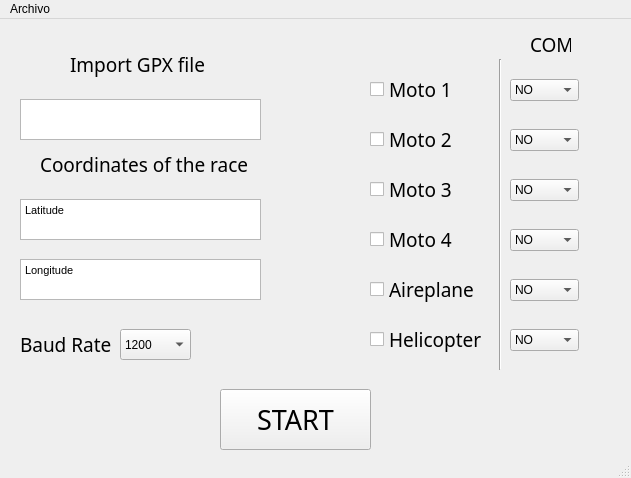
<?xml version="1.0" encoding="UTF-8"?>
<ui version="4.0">
 <class>MainWindow</class>
 <widget class="QMainWindow" name="MainWindow">
  <property name="geometry">
   <rect>
    <x>0</x>
    <y>0</y>
    <width>631</width>
    <height>478</height>
   </rect>
  </property>
  <property name="windowTitle">
   <string>MainWindow</string>
  </property>
  <widget class="QWidget" name="centralwidget">
   <widget class="QLabel" name="label">
    <property name="geometry">
     <rect>
      <x>70</x>
      <y>20</y>
      <width>141</width>
      <height>51</height>
     </rect>
    </property>
    <property name="font">
     <font>
      <family>3ds</family>
      <pointsize>14</pointsize>
     </font>
    </property>
    <property name="text">
     <string>Import GPX file</string>
    </property>
   </widget>
   <widget class="QPlainTextEdit" name="plainTextEdit">
    <property name="geometry">
     <rect>
      <x>20</x>
      <y>80</y>
      <width>241</width>
      <height>41</height>
     </rect>
    </property>
   </widget>
   <widget class="QLabel" name="label_2">
    <property name="geometry">
     <rect>
      <x>40</x>
      <y>110</y>
      <width>211</width>
      <height>71</height>
     </rect>
    </property>
    <property name="font">
     <font>
      <family>3ds</family>
      <pointsize>14</pointsize>
     </font>
    </property>
    <property name="text">
     <string>Coordinates of the race</string>
    </property>
   </widget>
   <widget class="QTextEdit" name="textEdit">
    <property name="geometry">
     <rect>
      <x>20</x>
      <y>180</y>
      <width>241</width>
      <height>41</height>
     </rect>
    </property>
    <property name="html">
     <string>&lt;!DOCTYPE HTML PUBLIC &quot;-//W3C//DTD HTML 4.0//EN&quot; &quot;http://www.w3.org/TR/REC-html40/strict.dtd&quot;&gt;
&lt;html&gt;&lt;head&gt;&lt;meta name=&quot;qrichtext&quot; content=&quot;1&quot; /&gt;&lt;style type=&quot;text/css&quot;&gt;
p, li { white-space: pre-wrap; }
&lt;/style&gt;&lt;/head&gt;&lt;body style=&quot; font-family:'MS Shell Dlg 2'; font-size:8.25pt; font-weight:400; font-style:normal;&quot;&gt;
&lt;p style=&quot; margin-top:0px; margin-bottom:0px; margin-left:0px; margin-right:0px; -qt-block-indent:0; text-indent:0px;&quot;&gt;Latitude&lt;/p&gt;&lt;/body&gt;&lt;/html&gt;</string>
    </property>
   </widget>
   <widget class="QTextEdit" name="textEdit_2">
    <property name="geometry">
     <rect>
      <x>20</x>
      <y>240</y>
      <width>241</width>
      <height>41</height>
     </rect>
    </property>
    <property name="html">
     <string>&lt;!DOCTYPE HTML PUBLIC &quot;-//W3C//DTD HTML 4.0//EN&quot; &quot;http://www.w3.org/TR/REC-html40/strict.dtd&quot;&gt;
&lt;html&gt;&lt;head&gt;&lt;meta name=&quot;qrichtext&quot; content=&quot;1&quot; /&gt;&lt;style type=&quot;text/css&quot;&gt;
p, li { white-space: pre-wrap; }
&lt;/style&gt;&lt;/head&gt;&lt;body style=&quot; font-family:'MS Shell Dlg 2'; font-size:8.25pt; font-weight:400; font-style:normal;&quot;&gt;
&lt;p style=&quot; margin-top:0px; margin-bottom:0px; margin-left:0px; margin-right:0px; -qt-block-indent:0; text-indent:0px;&quot;&gt;Longitude&lt;/p&gt;
&lt;p style=&quot;-qt-paragraph-type:empty; margin-top:0px; margin-bottom:0px; margin-left:0px; margin-right:0px; -qt-block-indent:0; text-indent:0px;&quot;&gt;&lt;br /&gt;&lt;/p&gt;&lt;/body&gt;&lt;/html&gt;</string>
    </property>
   </widget>
   <widget class="QCheckBox" name="checkBox">
    <property name="geometry">
     <rect>
      <x>370</x>
      <y>50</y>
      <width>131</width>
      <height>41</height>
     </rect>
    </property>
    <property name="font">
     <font>
      <family>3ds</family>
      <pointsize>14</pointsize>
     </font>
    </property>
    <property name="text">
     <string>Moto 1</string>
    </property>
   </widget>
   <widget class="Line" name="line">
    <property name="geometry">
     <rect>
      <x>490</x>
      <y>40</y>
      <width>20</width>
      <height>311</height>
     </rect>
    </property>
    <property name="orientation">
     <enum>Qt::Vertical</enum>
    </property>
   </widget>
   <widget class="QCheckBox" name="checkBox_2">
    <property name="geometry">
     <rect>
      <x>370</x>
      <y>100</y>
      <width>131</width>
      <height>41</height>
     </rect>
    </property>
    <property name="font">
     <font>
      <family>3ds</family>
      <pointsize>14</pointsize>
     </font>
    </property>
    <property name="text">
     <string>Moto 2</string>
    </property>
   </widget>
   <widget class="QCheckBox" name="checkBox_3">
    <property name="geometry">
     <rect>
      <x>370</x>
      <y>150</y>
      <width>131</width>
      <height>41</height>
     </rect>
    </property>
    <property name="font">
     <font>
      <family>3ds</family>
      <pointsize>14</pointsize>
     </font>
    </property>
    <property name="text">
     <string>Moto 3</string>
    </property>
   </widget>
   <widget class="QCheckBox" name="checkBox_4">
    <property name="geometry">
     <rect>
      <x>370</x>
      <y>200</y>
      <width>131</width>
      <height>41</height>
     </rect>
    </property>
    <property name="font">
     <font>
      <family>3ds</family>
      <pointsize>14</pointsize>
     </font>
    </property>
    <property name="text">
     <string>Moto 4</string>
    </property>
   </widget>
   <widget class="QCheckBox" name="checkBox_5">
    <property name="geometry">
     <rect>
      <x>370</x>
      <y>250</y>
      <width>131</width>
      <height>41</height>
     </rect>
    </property>
    <property name="font">
     <font>
      <family>3ds</family>
      <pointsize>14</pointsize>
     </font>
    </property>
    <property name="text">
     <string>Aireplane</string>
    </property>
   </widget>
   <widget class="QCheckBox" name="checkBox_6">
    <property name="geometry">
     <rect>
      <x>370</x>
      <y>300</y>
      <width>131</width>
      <height>41</height>
     </rect>
    </property>
    <property name="font">
     <font>
      <family>3ds</family>
      <pointsize>14</pointsize>
     </font>
    </property>
    <property name="text">
     <string>Helicopter</string>
    </property>
   </widget>
   <widget class="QPushButton" name="pushButton">
    <property name="geometry">
     <rect>
      <x>220</x>
      <y>370</y>
      <width>151</width>
      <height>61</height>
     </rect>
    </property>
    <property name="font">
     <font>
      <family>3ds</family>
      <pointsize>20</pointsize>
     </font>
    </property>
    <property name="text">
     <string>START</string>
    </property>
   </widget>
   <widget class="QComboBox" name="comboBox">
    <property name="geometry">
     <rect>
      <x>510</x>
      <y>60</y>
      <width>69</width>
      <height>22</height>
     </rect>
    </property>
    <item>
     <property name="text">
      <string>NO</string>
     </property>
    </item>
    <item>
     <property name="text">
      <string>1</string>
     </property>
    </item>
    <item>
     <property name="text">
      <string>2</string>
     </property>
    </item>
    <item>
     <property name="text">
      <string>3</string>
     </property>
    </item>
    <item>
     <property name="text">
      <string>4</string>
     </property>
    </item>
    <item>
     <property name="text">
      <string>5</string>
     </property>
    </item>
    <item>
     <property name="text">
      <string>6</string>
     </property>
    </item>
    <item>
     <property name="text">
      <string>7</string>
     </property>
    </item>
    <item>
     <property name="text">
      <string>8</string>
     </property>
    </item>
    <item>
     <property name="text">
      <string>9</string>
     </property>
    </item>
    <item>
     <property name="text">
      <string>10</string>
     </property>
    </item>
    <item>
     <property name="text">
      <string>11</string>
     </property>
    </item>
    <item>
     <property name="text">
      <string>12</string>
     </property>
    </item>
    <item>
     <property name="text">
      <string>13</string>
     </property>
    </item>
    <item>
     <property name="text">
      <string>15</string>
     </property>
    </item>
    <item>
     <property name="text">
      <string>16</string>
     </property>
    </item>
    <item>
     <property name="text">
      <string>17</string>
     </property>
    </item>
    <item>
     <property name="text">
      <string>18</string>
     </property>
    </item>
    <item>
     <property name="text">
      <string>19</string>
     </property>
    </item>
    <item>
     <property name="text">
      <string>20</string>
     </property>
    </item>
   </widget>
   <widget class="QLabel" name="label_3">
    <property name="geometry">
     <rect>
      <x>530</x>
      <y>10</y>
      <width>41</width>
      <height>31</height>
     </rect>
    </property>
    <property name="font">
     <font>
      <family>3ds</family>
      <pointsize>14</pointsize>
     </font>
    </property>
    <property name="text">
     <string>COM</string>
    </property>
   </widget>
   <widget class="QComboBox" name="comboBox_2">
    <property name="geometry">
     <rect>
      <x>510</x>
      <y>110</y>
      <width>69</width>
      <height>22</height>
     </rect>
    </property>
    <item>
     <property name="text">
      <string>NO</string>
     </property>
    </item>
    <item>
     <property name="text">
      <string>1</string>
     </property>
    </item>
    <item>
     <property name="text">
      <string>2</string>
     </property>
    </item>
    <item>
     <property name="text">
      <string>3</string>
     </property>
    </item>
    <item>
     <property name="text">
      <string>4</string>
     </property>
    </item>
    <item>
     <property name="text">
      <string>5</string>
     </property>
    </item>
    <item>
     <property name="text">
      <string>6</string>
     </property>
    </item>
    <item>
     <property name="text">
      <string>7</string>
     </property>
    </item>
    <item>
     <property name="text">
      <string>8</string>
     </property>
    </item>
    <item>
     <property name="text">
      <string>9</string>
     </property>
    </item>
    <item>
     <property name="text">
      <string>10</string>
     </property>
    </item>
    <item>
     <property name="text">
      <string>11</string>
     </property>
    </item>
    <item>
     <property name="text">
      <string>12</string>
     </property>
    </item>
    <item>
     <property name="text">
      <string>13</string>
     </property>
    </item>
    <item>
     <property name="text">
      <string>15</string>
     </property>
    </item>
    <item>
     <property name="text">
      <string>16</string>
     </property>
    </item>
    <item>
     <property name="text">
      <string>17</string>
     </property>
    </item>
    <item>
     <property name="text">
      <string>18</string>
     </property>
    </item>
    <item>
     <property name="text">
      <string>19</string>
     </property>
    </item>
    <item>
     <property name="text">
      <string>20</string>
     </property>
    </item>
   </widget>
   <widget class="QComboBox" name="comboBox_3">
    <property name="geometry">
     <rect>
      <x>510</x>
      <y>210</y>
      <width>69</width>
      <height>22</height>
     </rect>
    </property>
    <item>
     <property name="text">
      <string>NO</string>
     </property>
    </item>
    <item>
     <property name="text">
      <string>1</string>
     </property>
    </item>
    <item>
     <property name="text">
      <string>2</string>
     </property>
    </item>
    <item>
     <property name="text">
      <string>3</string>
     </property>
    </item>
    <item>
     <property name="text">
      <string>4</string>
     </property>
    </item>
    <item>
     <property name="text">
      <string>5</string>
     </property>
    </item>
    <item>
     <property name="text">
      <string>6</string>
     </property>
    </item>
    <item>
     <property name="text">
      <string>7</string>
     </property>
    </item>
    <item>
     <property name="text">
      <string>8</string>
     </property>
    </item>
    <item>
     <property name="text">
      <string>9</string>
     </property>
    </item>
    <item>
     <property name="text">
      <string>10</string>
     </property>
    </item>
    <item>
     <property name="text">
      <string>11</string>
     </property>
    </item>
    <item>
     <property name="text">
      <string>12</string>
     </property>
    </item>
    <item>
     <property name="text">
      <string>13</string>
     </property>
    </item>
    <item>
     <property name="text">
      <string>15</string>
     </property>
    </item>
    <item>
     <property name="text">
      <string>16</string>
     </property>
    </item>
    <item>
     <property name="text">
      <string>17</string>
     </property>
    </item>
    <item>
     <property name="text">
      <string>18</string>
     </property>
    </item>
    <item>
     <property name="text">
      <string>19</string>
     </property>
    </item>
    <item>
     <property name="text">
      <string>20</string>
     </property>
    </item>
   </widget>
   <widget class="QComboBox" name="comboBox_4">
    <property name="geometry">
     <rect>
      <x>510</x>
      <y>160</y>
      <width>69</width>
      <height>22</height>
     </rect>
    </property>
    <item>
     <property name="text">
      <string>NO</string>
     </property>
    </item>
    <item>
     <property name="text">
      <string>1</string>
     </property>
    </item>
    <item>
     <property name="text">
      <string>2</string>
     </property>
    </item>
    <item>
     <property name="text">
      <string>3</string>
     </property>
    </item>
    <item>
     <property name="text">
      <string>4</string>
     </property>
    </item>
    <item>
     <property name="text">
      <string>5</string>
     </property>
    </item>
    <item>
     <property name="text">
      <string>6</string>
     </property>
    </item>
    <item>
     <property name="text">
      <string>7</string>
     </property>
    </item>
    <item>
     <property name="text">
      <string>8</string>
     </property>
    </item>
    <item>
     <property name="text">
      <string>9</string>
     </property>
    </item>
    <item>
     <property name="text">
      <string>10</string>
     </property>
    </item>
    <item>
     <property name="text">
      <string>11</string>
     </property>
    </item>
    <item>
     <property name="text">
      <string>12</string>
     </property>
    </item>
    <item>
     <property name="text">
      <string>13</string>
     </property>
    </item>
    <item>
     <property name="text">
      <string>15</string>
     </property>
    </item>
    <item>
     <property name="text">
      <string>16</string>
     </property>
    </item>
    <item>
     <property name="text">
      <string>17</string>
     </property>
    </item>
    <item>
     <property name="text">
      <string>18</string>
     </property>
    </item>
    <item>
     <property name="text">
      <string>19</string>
     </property>
    </item>
    <item>
     <property name="text">
      <string>20</string>
     </property>
    </item>
   </widget>
   <widget class="QComboBox" name="comboBox_5">
    <property name="geometry">
     <rect>
      <x>510</x>
      <y>310</y>
      <width>69</width>
      <height>22</height>
     </rect>
    </property>
    <item>
     <property name="text">
      <string>NO</string>
     </property>
    </item>
    <item>
     <property name="text">
      <string>1</string>
     </property>
    </item>
    <item>
     <property name="text">
      <string>2</string>
     </property>
    </item>
    <item>
     <property name="text">
      <string>3</string>
     </property>
    </item>
    <item>
     <property name="text">
      <string>4</string>
     </property>
    </item>
    <item>
     <property name="text">
      <string>5</string>
     </property>
    </item>
    <item>
     <property name="text">
      <string>6</string>
     </property>
    </item>
    <item>
     <property name="text">
      <string>7</string>
     </property>
    </item>
    <item>
     <property name="text">
      <string>8</string>
     </property>
    </item>
    <item>
     <property name="text">
      <string>9</string>
     </property>
    </item>
    <item>
     <property name="text">
      <string>10</string>
     </property>
    </item>
    <item>
     <property name="text">
      <string>11</string>
     </property>
    </item>
    <item>
     <property name="text">
      <string>12</string>
     </property>
    </item>
    <item>
     <property name="text">
      <string>13</string>
     </property>
    </item>
    <item>
     <property name="text">
      <string>15</string>
     </property>
    </item>
    <item>
     <property name="text">
      <string>16</string>
     </property>
    </item>
    <item>
     <property name="text">
      <string>17</string>
     </property>
    </item>
    <item>
     <property name="text">
      <string>18</string>
     </property>
    </item>
    <item>
     <property name="text">
      <string>19</string>
     </property>
    </item>
    <item>
     <property name="text">
      <string>20</string>
     </property>
    </item>
   </widget>
   <widget class="QComboBox" name="comboBox_6">
    <property name="geometry">
     <rect>
      <x>510</x>
      <y>260</y>
      <width>69</width>
      <height>22</height>
     </rect>
    </property>
    <item>
     <property name="text">
      <string>NO</string>
     </property>
    </item>
    <item>
     <property name="text">
      <string>1</string>
     </property>
    </item>
    <item>
     <property name="text">
      <string>2</string>
     </property>
    </item>
    <item>
     <property name="text">
      <string>3</string>
     </property>
    </item>
    <item>
     <property name="text">
      <string>4</string>
     </property>
    </item>
    <item>
     <property name="text">
      <string>5</string>
     </property>
    </item>
    <item>
     <property name="text">
      <string>6</string>
     </property>
    </item>
    <item>
     <property name="text">
      <string>7</string>
     </property>
    </item>
    <item>
     <property name="text">
      <string>8</string>
     </property>
    </item>
    <item>
     <property name="text">
      <string>9</string>
     </property>
    </item>
    <item>
     <property name="text">
      <string>10</string>
     </property>
    </item>
    <item>
     <property name="text">
      <string>11</string>
     </property>
    </item>
    <item>
     <property name="text">
      <string>12</string>
     </property>
    </item>
    <item>
     <property name="text">
      <string>13</string>
     </property>
    </item>
    <item>
     <property name="text">
      <string>15</string>
     </property>
    </item>
    <item>
     <property name="text">
      <string>16</string>
     </property>
    </item>
    <item>
     <property name="text">
      <string>17</string>
     </property>
    </item>
    <item>
     <property name="text">
      <string>18</string>
     </property>
    </item>
    <item>
     <property name="text">
      <string>19</string>
     </property>
    </item>
    <item>
     <property name="text">
      <string>20</string>
     </property>
    </item>
   </widget>
   <widget class="QLabel" name="label_4">
    <property name="geometry">
     <rect>
      <x>20</x>
      <y>310</y>
      <width>101</width>
      <height>31</height>
     </rect>
    </property>
    <property name="font">
     <font>
      <family>3ds</family>
      <pointsize>14</pointsize>
     </font>
    </property>
    <property name="text">
     <string>Baud Rate</string>
    </property>
   </widget>
   <widget class="QComboBox" name="comboBox_7">
    <property name="geometry">
     <rect>
      <x>120</x>
      <y>310</y>
      <width>71</width>
      <height>31</height>
     </rect>
    </property>
    <item>
     <property name="text">
      <string>1200</string>
     </property>
    </item>
    <item>
     <property name="text">
      <string>2400</string>
     </property>
    </item>
    <item>
     <property name="text">
      <string>4800</string>
     </property>
    </item>
    <item>
     <property name="text">
      <string>9600</string>
     </property>
    </item>
    <item>
     <property name="text">
      <string>19200</string>
     </property>
    </item>
    <item>
     <property name="text">
      <string>38400</string>
     </property>
    </item>
    <item>
     <property name="text">
      <string>57600</string>
     </property>
    </item>
    <item>
     <property name="text">
      <string>115200</string>
     </property>
    </item>
   </widget>
  </widget>
  <widget class="QMenuBar" name="menubar">
   <property name="geometry">
    <rect>
     <x>0</x>
     <y>0</y>
     <width>631</width>
     <height>21</height>
    </rect>
   </property>
   <widget class="QMenu" name="menuArchivo">
    <property name="title">
     <string>Archivo</string>
    </property>
   </widget>
   <addaction name="menuArchivo"/>
  </widget>
  <widget class="QStatusBar" name="statusbar"/>
 </widget>
 <resources/>
 <connections/>
</ui>
